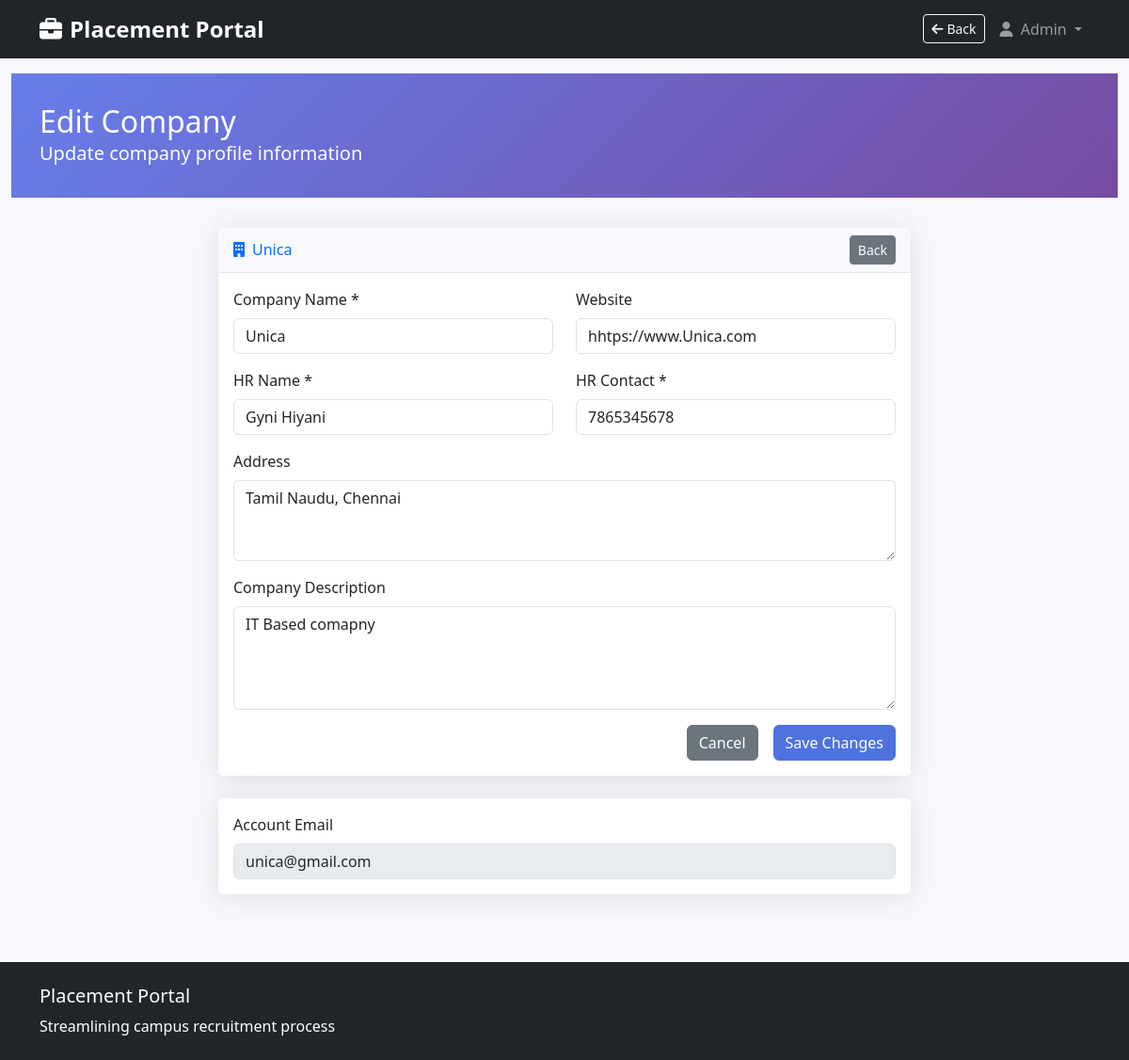
Screenshot of /admin/company/1/edit (signed in) with the database file from the repository.
### models.py (models this page shows, shortened)
class Company(db.Model):
    __tablename__ = 'companies'
    id = db.Column(db.Integer, primary_key=True)
    user_id = db.Column(db.Integer, db.ForeignKey('users.id'), nullable=False, unique=True)
    company_name = db.Column(db.String(200), nullable=False)
    hr_name = db.Column(db.String(100), nullable=False)
    hr_contact = db.Column(db.String(20), nullable=False)
    website = db.Column(db.String(200))
    address = db.Column(db.Text)
    description = db.Column(db.Text)
    is_approved = db.Column(db.Boolean, default=False)
    created_at = db.Column(db.DateTime, default=datetime.utcnow)
    user = db.relationship('User', backref=db.backref('company_profile', uselist=False))
    drives = db.relationship('PlacementDrive', backref='company', lazy=True)

class User(UserMixin, db.Model):
    __tablename__ = 'users'
    id = db.Column(db.Integer, primary_key=True)
    email = db.Column(db.String(120), unique=True, nullable=False)
    password = db.Column(db.String(255), nullable=False)
    role = db.Column(db.String(20), nullable=False)  # admin, company, student
    is_blacklisted = db.Column(db.Boolean, default=False)
    created_at = db.Column(db.DateTime, default=datetime.utcnow)
    @property
    def is_active(self):
        return not self.is_blacklisted

### app.py (the view)
@app.route('/admin/company/<int:company_id>/edit', methods=['GET', 'POST'])
@login_required
def admin_company_edit(company_id):
    if current_user.role != 'admin':
        flash('Access denied.', 'danger')
        return redirect(url_for('home'))
    company = Company.query.get_or_404(company_id)
    form = CompanyProfileForm(obj=company)
    if form.validate_on_submit():
        form.populate_obj(company)
        db.session.commit()
        flash('Company profile updated successfully!', 'success')
        return redirect(url_for('admin_company_detail', company_id=company.id))
    return render_template('admin/edit_company.html', form=form, company=company)

### forms.py
class CompanyProfileForm(FlaskForm):
    company_name = StringField('Company Name', validators=[DataRequired(), Length(min=2, max=200)])
    hr_name = StringField('HR Name', validators=[DataRequired(), Length(min=2, max=100)])
    hr_contact = StringField('HR Contact', validators=[DataRequired(), Length(min=10, max=20)])
    website = StringField('Website', validators=[Optional()])
    address = TextAreaField('Address', validators=[Optional()])
    description = TextAreaField('Company Description', validators=[Optional()])

### app.py (called while the page is built)
@app.context_processor
def inject_current_time():
    now = datetime.utcnow()
    fallback_url = url_for('home')
    if current_user.is_authenticated:
        if current_user.role == 'admin':
            fallback_url = url_for('admin_dashboard')
        elif current_user.role == 'company':
            fallback_url = url_for('company_dashboard')
        elif current_user.role == 'student':
            fallback_url = url_for('student_dashboard')
    referrer = request.referrer
    safe_referrer = None
    if referrer and referrer.startswith(request.host_url) and referrer != request.url:
        safe_referrer = referrer
    return {
        'current_time': now,
        'current_date': now.date(),
        'back_url': safe_referrer or fallback_url,
        'show_back': current_user.is_authenticated,
    }

@login_manager.user_loader
def load_user(user_id):
    return db.session.get(User, int(user_id))

### templates/admin/edit_company.html (shortened to what this page needs)
{% extends "base.html" %}
{% block content %}
<div class="container-fluid">
    <div class="dashboard-header">
        <div class="container">
            <h1 class="h2 mb-0">Edit Company</h1>
            <p class="lead mb-0">Update company profile information</p>
        </div>
    </div>
    <div class="container mt-4">
        <div class="row justify-content-center">
            <div class="col-lg-8">
                <div class="card">
                    <div class="card-header d-flex justify-content-between align-items-center">
                        <h6 class="m-0 font-weight-bold text-primary">
                            <i class="fas fa-building me-2"></i>{{ company.company_name }}
                        </h6>
                        <a href="{{ url_for('admin_company_detail', company_id=company.id) }}" class="btn btn-secondary btn-sm">
                            Back
                        </a>
                    </div>
                    <div class="card-body">
                        <form method="POST" action="{{ url_for('admin_company_edit', company_id=company.id) }}">
                            <div class="row mb-3">
                                <div class="col-md-6">
                                    <label class="form-label">Company Name *</label>
                                    {{ form.company_name(class="form-control") }}
                                </div>
                                <div class="col-md-6">
                                    <label class="form-label">Website</label>
                                    {{ form.website(class="form-control") }}
                                </div>
                            </div>
                            <div class="row mb-3">
                                <div class="col-md-6">
                                    <label class="form-label">HR Name *</label>
                                    {{ form.hr_name(class="form-control") }}
                                </div>
                                <div class="col-md-6">
                                    <label class="form-label">HR Contact *</label>
                                    {{ form.hr_contact(class="form-control") }}
                                </div>
                            </div>
                            <div class="mb-3">
                                <label class="form-label">Address</label>
                                {{ form.address(class="form-control", rows="3") }}
                            </div>
                            <div class="mb-3">
                                <label class="form-label">Company Description</label>
                                {{ form.description(class="form-control", rows="4") }}
                            </div>
                            <div class="d-grid gap-2 d-md-flex justify-content-md-end">
                                <a href="{{ url_for('admin_company_detail', company_id=company.id) }}" class="btn btn-secondary me-2">
                                    Cancel
                                </a>
                                <button type="submit" class="btn btn-primary">
                                    Save Changes
                                </button>
                            </div>
                        </form>
                    </div>
                </div>
                <div class="card mt-4">
                    <div class="card-body">
                        <div class="mb-0">
                            <label class="form-label">Account Email</label>
                            <input type="text" class="form-control" value="{{ company.user.email }}" disabled>
                        </div>
                    </div>
                </div>
            </div>
        </div>
    </div>
</div>
{% endblock %}

### static/css/style.css (style rules this page uses)
:root { --primary: #4e73df; --secondary: #858796; --success: #1cc88a; --info: #36b9cc; --warning: #f6c23e; --danger: #e74a3b; --light: #f8f9fc; --dark: #5a5c69; }
body { font-family: 'Segoe UI', Tahoma, Geneva, Verdana, sans-serif; background-color: #f8f9fc; }
.card { border: none; border-radius: 0.35rem; box-shadow: 0 0.15rem 1.75rem 0 rgba(58, 59, 69, 0.15); margin-bottom: 1.5rem; }
.card-header { background-color: #f8f9fc; border-bottom: 1px solid #e3e6f0; }
.btn-primary { background-color: var(--primary); border-color: var(--primary); }
.dashboard-header { background: linear-gradient(135deg, #667eea 0%, #764ba2 100%); color: white; padding: 2rem 0; margin-bottom: 2rem; }

### rows the page displays
Company: company_name "Unica", website "hhtps://www.Unica.com", hr_name "Gyni Hiyani", hr_contact "7865345678", address "Tamil Naudu, Chennai", description "IT Based comapny"
User: user.email "unica@gmail.com"
